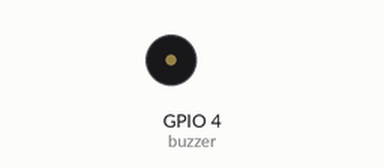
This program was run on a simulated Raspberry Pi (BCM pin numbers). Shown: buzzer (waves = sounding). At 5.5 s the program stops and its outputs stay as they are.

Above: at 0.1 s.
At 0.6 s:
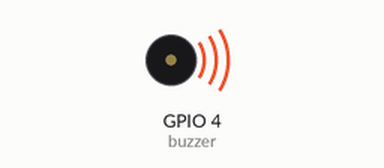
Timing chart, 0 to 6.5 s (numbered marks = the images above):
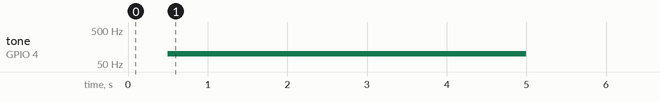

Measured:
- by itself, tone on GPIO 4 (buzzer): silent → 100 Hz at 0.50 s, → silent 4.5 s later

The program:

BuzzerPwm.py
```python
# gpiozero 라이브러리의 모든 모듈을 임포트
from gpiozero import *
# time 모듈에서 sleep 함수를 임포트
from time import sleep

# GPIO 4번 핀에 연결된 부저를 PWMLED 객체로 생성
buzzer = PWMLED(4)

# 0에서 100까지 10씩 증가시키면서 PWM duty cycle을 조절
# PWM duty cycle에 따라 부저의 출력 강도가 조절됨
for i in range(0, 101, 10):
    buzzer.value = i / 100  # PWM duty cycle을 0.0에서 1.0 사이로 설정 (i/100)
    sleep(0.5)  # 0.4초 동안 현재 설정된 PWM 값으로 부저를 유지
pass

buzzer.value = 0 # 부저 값 초기화
```
